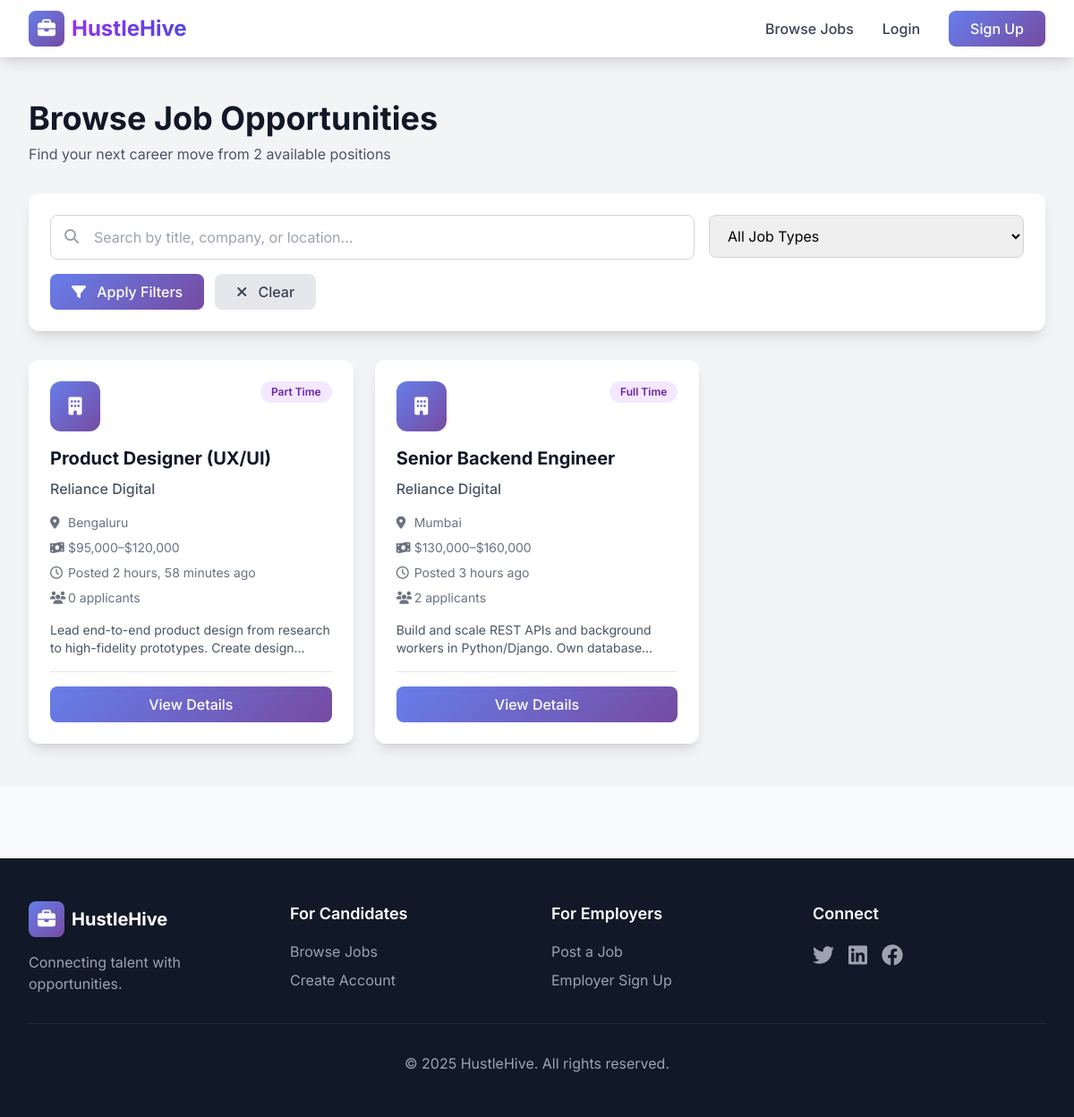
Screenshot of /jobs/ with the database file from the repository.
### jobs/models.py (models this page shows, shortened)
class Job(models.Model):
    JOB_TYPES = [
        ('FT', 'Full Time'),
        ('PT', 'Part Time'),
        ('CT', 'Contract'),
        ('IN', 'Internship'),
    ]
    title = models.CharField(max_length=200)
    description = models.TextField()
    company_name = models.CharField(max_length=200)
    location = models.CharField(max_length=200)
    job_type = models.CharField(max_length=2, choices=JOB_TYPES, default='FT')
    salary_range = models.CharField(max_length=100, blank=True)
    posted_by = models.ForeignKey(User, on_delete=models.CASCADE, related_name='jobs')
    created_at = models.DateTimeField(auto_now_add=True)
    updated_at = models.DateTimeField(auto_now=True)
    is_active = models.BooleanField(default=True)
    class Meta:
        ordering = ['-created_at']
    def application_count(self):
        return self.applications.count()

### jobs/views.py (the view)
# urls.py: path('jobs/', views.job_list, name='job_list'),
def job_list(request):
    jobs = Job.objects.filter(is_active=True)
    search_query = request.GET.get('search', '')
    if search_query:
        jobs = jobs.filter(
            Q(title__icontains=search_query) |
            Q(company_name__icontains=search_query) |
            Q(location__icontains=search_query)
        )
    job_type = request.GET.get('job_type', '')
    if job_type:
        jobs = jobs.filter(job_type=job_type)
    paginator = Paginator(jobs, 9)
    page_number = request.GET.get('page')
    page_obj = paginator.get_page(page_number)
    context = {
        'page_obj': page_obj,
        'search_query': search_query,
        'job_type': job_type,
    }
    return render(request, 'jobs/job_list.html', context)

### jobs/templates/jobs/job_list.html (shortened to what this page needs)
{% extends 'jobs/base.html' %}
{% block content %}
<div class="bg-gray-100 py-12">
    <div class="max-w-7xl mx-auto px-4 sm:px-6 lg:px-8">
        <div class="mb-8 animate-fade-in">
            <h1 class="text-4xl font-bold text-gray-900 mb-2">Browse Job Opportunities</h1>
            <p class="text-gray-600">Find your next career move from {{ page_obj.paginator.count }} available positions</p>
        </div>
        <div class="bg-white rounded-xl shadow-lg p-6 mb-8 animate-fade-in">
            <form method="GET" action="{% url 'job_list' %}" class="space-y-4">
                <div class="grid grid-cols-1 md:grid-cols-3 gap-4">
                    <div class="md:col-span-2">
                        <div class="relative">
                            <i class="fas fa-search absolute left-4 top-4 text-gray-400"></i>
                            <input type="text" name="search" value="{{ search_query }}"
                                   placeholder="Search by title, company, or location..."
                                   class="w-full pl-12 pr-4 py-3 border border-gray-300 rounded-lg focus:outline-none focus:ring-2 focus:ring-purple-500">
                        </div>
                    </div>
                    <div>
                        <select name="job_type" class="w-full px-4 py-3 border border-gray-300 rounded-lg focus:outline-none focus:ring-2 focus:ring-purple-500">
                            <option value="">All Job Types</option>
                        </select>
                    </div>
                </div>
                <div class="flex gap-3">
                    <button type="submit" class="btn-primary text-white px-6 py-2 rounded-lg font-medium">
                        <i class="fas fa-filter mr-2"></i> Apply Filters
                    </button>
                    <a href="{% url 'job_list' %}" class="bg-gray-200 text-gray-700 px-6 py-2 rounded-lg font-medium hover:bg-gray-300 transition">
                        <i class="fas fa-times mr-2"></i> Clear
                    </a>
                </div>
            </form>
        </div>
        <div class="grid grid-cols-1 lg:grid-cols-3 gap-6 animate-fade-in">
            {% for job in page_obj %}
            <div class="bg-white rounded-xl shadow-lg p-6 card-hover flex flex-col">
                <div class="flex items-start justify-between mb-4">
                    <div class="w-14 h-14 gradient-bg rounded-xl flex items-center justify-center">
                        <i class="fas fa-building text-white text-xl"></i>
                    </div>
                    <span class="bg-purple-100 text-purple-800 px-3 py-1 rounded-full text-xs font-semibold">
                        {{ job.get_job_type_display }}
                    </span>
                </div>
                <h3 class="text-xl font-bold text-gray-900 mb-2 line-clamp-2">{{ job.title }}</h3>
                <p class="text-gray-600 font-medium mb-4">{{ job.company_name }}</p>
                <div class="space-y-2 mb-4 flex-grow">
                    <div class="flex items-center text-gray-500 text-sm">
                        <i class="fas fa-map-marker-alt w-5"></i>
                        <span>{{ job.location }}</span>
                    </div>
                    {% if job.salary_range %}
                    <div class="flex items-center text-gray-500 text-sm">
                        <i class="fas fa-money-bill-wave w-5"></i>
                        <span>{{ job.salary_range }}</span>
                    </div>
                    {% endif %}
                    <div class="flex items-center text-gray-500 text-sm">
                        <i class="far fa-clock w-5"></i>
                        <span>Posted {{ job.created_at|timesince }} ago</span>
                    </div>
                    <div class="flex items-center text-gray-500 text-sm">
                        <i class="fas fa-users w-5"></i>
                        <span>{{ job.application_count }} applicant{{ job.application_count|pluralize }}</span>
                    </div>
                </div>
                <p class="text-gray-600 text-sm mb-4 line-clamp-2">{{ job.description|truncatewords:20 }}</p>
                <div class="mt-auto pt-4 border-t">
                    <a href="{% url 'job_detail' job.id %}" class="block text-center btn-primary text-white py-2 rounded-lg font-medium">
                        View Details
                    </a>
                </div>
            </div>
            {% endfor %}
        </div>
    </div>
</div>
{% endblock %}

### jobs/templates/jobs/base.html (style rules this page uses)
body { font-family: 'Inter', sans-serif; }
.gradient-bg { background: linear-gradient(135deg, #667eea 0%, #764ba2 100%); }
.card-hover { transition: all 0.3s ease; }
.btn-primary { background: linear-gradient(135deg, #667eea 0%, #764ba2 100%); transition: all 0.3s ease; }
.animate-fade-in { animation: fadeIn 0.5s ease-in; }

### jobs/templates/jobs/job_list.html (style rules this page uses)
.line-clamp-2 { display: -webkit-box; -webkit-line-clamp: 2; line-clamp: 2; -webkit-box-orient: vertical; overflow: hidden; }

### rows the page displays
Job: job_type "Part Time", title "Product Designer (UX/UI)", company_name "Reliance Digital", location "Bengaluru", salary_range "$95,000–$120,000", created_at "2 hours, 58 minutes", application_count "0", description "Lead end-to-end product design from research to high-fidelity prototypes. Create…"
Job: job_type "Full Time", title "Senior Backend Engineer", company_name "Reliance Digital", location "Mumbai", salary_range "$130,000–$160,000", created_at "3 hours", application_count "2", description "Build and scale REST APIs and background workers in Python/Django. Own…"

### other values shown
{{ page_obj.paginator.count }} "2"
